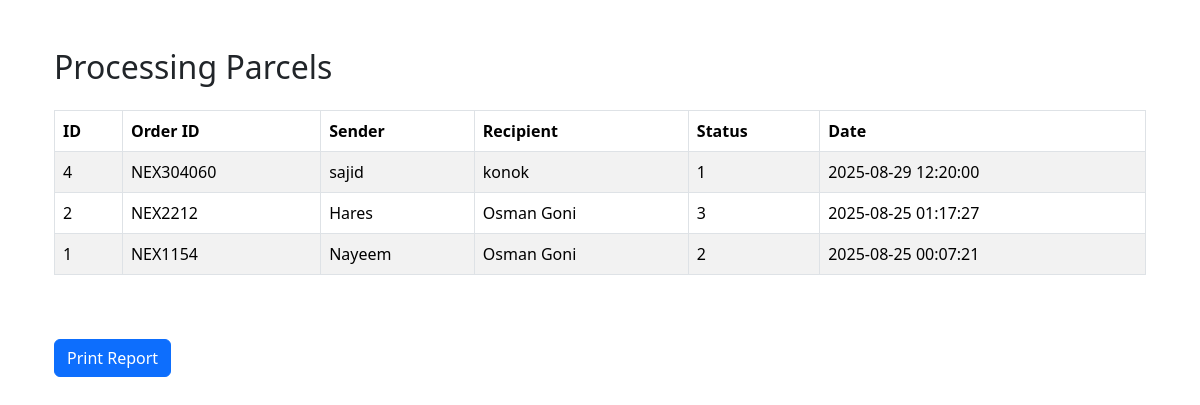
/admin/pages/reports/processing_parcel.php, run on an earlier commit of the app's database.
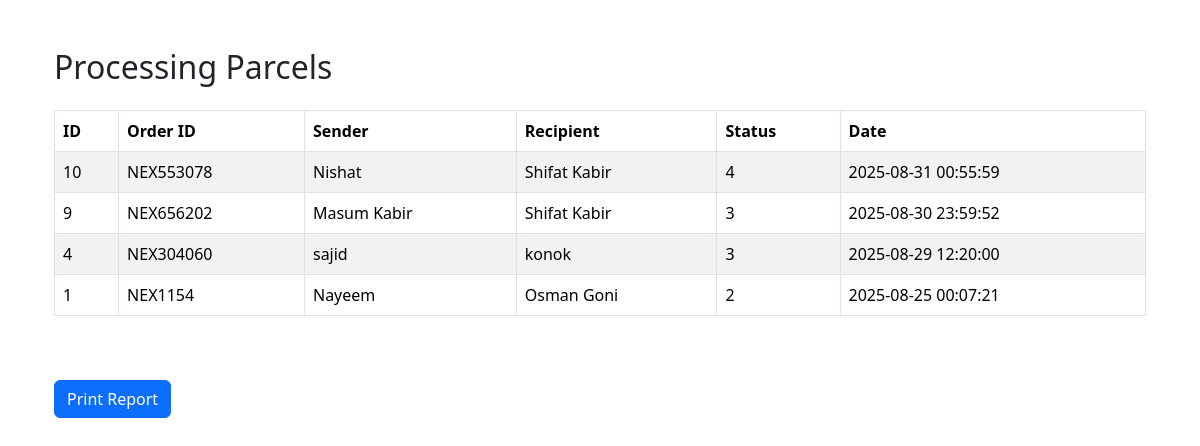
And on a later commit of the database.
### tables this page shows
CREATE TABLE `parcels` (
  `id` int(11) NOT NULL,
  `order_id` varchar(20) NOT NULL,
  `created_by` int(11) NOT NULL,
  `sender_name` varchar(100) NOT NULL,
  `sender_address` varchar(200) NOT NULL,
  `sender_contact` varchar(50) NOT NULL,
  `sender_nid` varchar(20) NOT NULL,
  `recipient_name` varchar(100) NOT NULL,
  `recipient_add` varchar(200) NOT NULL,
  `recipient_contact` varchar(50) NOT NULL,
  `from_br_id` int(10) NOT NULL,
  `to_br_id` int(10) NOT NULL,
  `weight` decimal(20,3) NOT NULL,
  `risk_type` varchar(50) NOT NULL,
  `price` int(10) NOT NULL,
  `status_id` int(100) NOT NULL COMMENT '1 = Accepted by courier,\r\n2 = In transit,\r\n3 = Arrived at destination,\r\n4 = Ready for delivery,\r\n5 = Delivered,\r\n6 = Delivery unsuccessful',
  `created_at` timestamp NOT NULL DEFAULT current_timestamp()
);

### admin/pages/reports/processing_parcel.php (the view, shortened to what this page needs)
<?php
require_once("../../configs/config.php");
?>
<!DOCTYPE html>
<html lang="en">
<head>
  <link href="https://cdn.jsdelivr.net/npm/bootstrap@5.3.7/dist/css/bootstrap.min.css" rel="stylesheet">
  <link rel="stylesheet" href="https://cdn.jsdelivr.net/npm/bootstrap-icons@1.11.3/font/bootstrap-icons.min.css">
</head>
<body class="hold-transition sidebar-mini">
  <div class="wrapper container mt-5">
    <div class="content-wrapper">
      <div class="content-header">
        <div class="container-fluid">
          <h2 class="mb-4">Processing Parcels</h2>
          <table class="table table-bordered table-striped">
            <thead>
              <tr>
                <th>ID</th>
                <th>Order ID</th>
                <th>Sender</th>
                <th>Recipient</th>
                <th>Status</th>
                <th>Date</th>
              </tr>
            </thead>
            <tbody>
              <?php
              $sql = "SELECT * FROM parcels WHERE status_id IN (1,2,3,4) ORDER BY created_at DESC";
              $result = mysqli_query($conn, $sql);
              while ($row = mysqli_fetch_assoc($result)) {
                echo "<tr>
                          <td>{$row['id']}</td>
                          <td>{$row['order_id']}</td>
                          <td>{$row['sender_name']}</td>
                          <td>{$row['recipient_name']}</td>
                          <td>{$row['status_id']}</td>
                          <td>{$row['created_at']}</td>
                        </tr>";
              }
              ?>
            </tbody>
          </table>
          <button class="btn btn-primary mb-3 mt-5" onclick="window.print()">Print Report</button>
        </div>
      </div>
    </div>
  </div>
</body>
</html>

What changed in the data, as far as the page shows it:
no longer on this page (row edited): parcels: id "2", order "NEX2212", sender_name "Hares", recipient_name "Osman Goni", status "3", created_at "2025-08-25 01:17:27"
added parcels: id "10", order "NEX553078", sender_name "Nishat", recipient_name "Shifat Kabir", status "4", created_at "2025-08-31 00:55:59"
added parcels: id "9", order "NEX656202", sender_name "Masum Kabir", recipient_name "Shifat Kabir", status "3", created_at "2025-08-30 23:59:52"
changed parcels "NEX304060": status "1" → "3"
